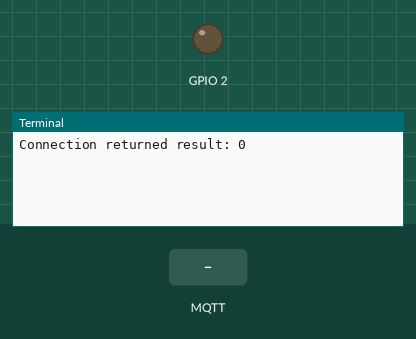
This program was run on a simulated Raspberry Pi (BCM pin numbers). On the bench: output pins drawn as LEDs (lit = HIGH), the last lines printed to the terminal. The test bench sets the inputs (shaded band). No MQTT or app messages arrive unless stated.

Above: at 1.3 s.
1.4 s: MQTT message "on" arrives on the first subscribed topic
At 2.3 s:
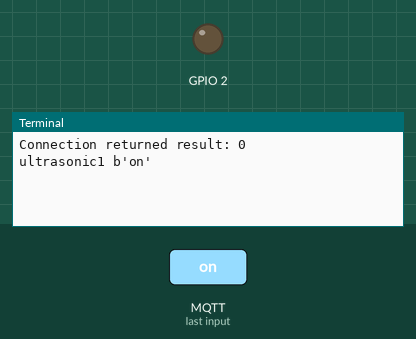
2.9 s: MQTT message "1" arrives on the first subscribed topic
At 3.5 s:
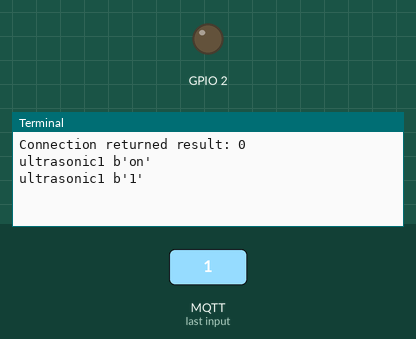
4.4 s: MQTT message "off" arrives on the first subscribed topic
At 5.8 s:
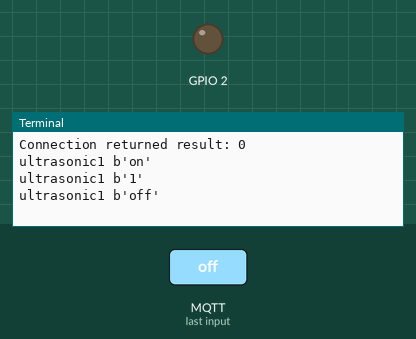

The program:

mqtt-sub.py
```python
import paho.mqtt.client as paho
import os
import socket
import ssl
import RPi.GPIO as GPIO
import time
import json


GPIO.setmode(GPIO.BCM)
GPIO.setwarnings(False)
GPIO.setup(2,GPIO.OUT)

def on_connect(client, userdata, flags, rc):                # func for making connection
    print("Connection returned result: " + str(rc) )
    # Subscribing in on_connect() means that if we lose the connection and
    # reconnect then subscriptions will be renewed.
    client.subscribe("ultrasonic1" , 1 )                              # Subscribe to all topics

def on_message(client, userdata, msg):                      # Func for receiving msgs
	print(msg.topic+" "+str(msg.payload))
	if msg.payload=='on':
		GPIO.output(2,GPIO.HIGH)
        else:

               GPIO.output(2,GPIO.LOW)


#def on_log(client, userdata, level, msg):
#    print(msg.topic+" "+str(msg.payload))

mqttc = paho.Client()                                       # mqttc object
mqttc.on_connect = on_connect                               # assign on_connect func
mqttc.on_message = on_message                               # assign on_message func
#mqttc.on_log = on_log

#### Change following parameters ####
awshost = "a3frrqauc90wmz.iot.us-west-2.amazonaws.com"      # Endpoint
awsport = 8883                                              # Port no.
clientId = "myraspi"                                     # Thing_Name
thingName = "myraspi"                                    # Thing_Name
caPath = "root-CA.crt"                                      # Root_CA_Certificate_Name
certPath = "myraspi.cert.pem"                            # <Thing_Name>.cert.pem
keyPath = "myraspi.private.key"                          # <Thing_Name>.private.key

mqttc.tls_set(caPath, certfile=certPath, keyfile=keyPath, cert_reqs=ssl.CERT_REQUIRED, tls_version=ssl.PROTOCOL_TLSv1_2, ciphers=None)      # pass parameters

mqttc.connect(awshost, awsport, keepalive=60)               # connect to aws server

mqttc.loop_forever()
```

Measured:
- after the input at 1.4 s, the terminal: prints a new line at once (image 1)
- after the input at 2.9 s, the terminal: prints a new line at once (image 2)
- after the input at 4.4 s, the terminal: prints a new line at once (image 3)
